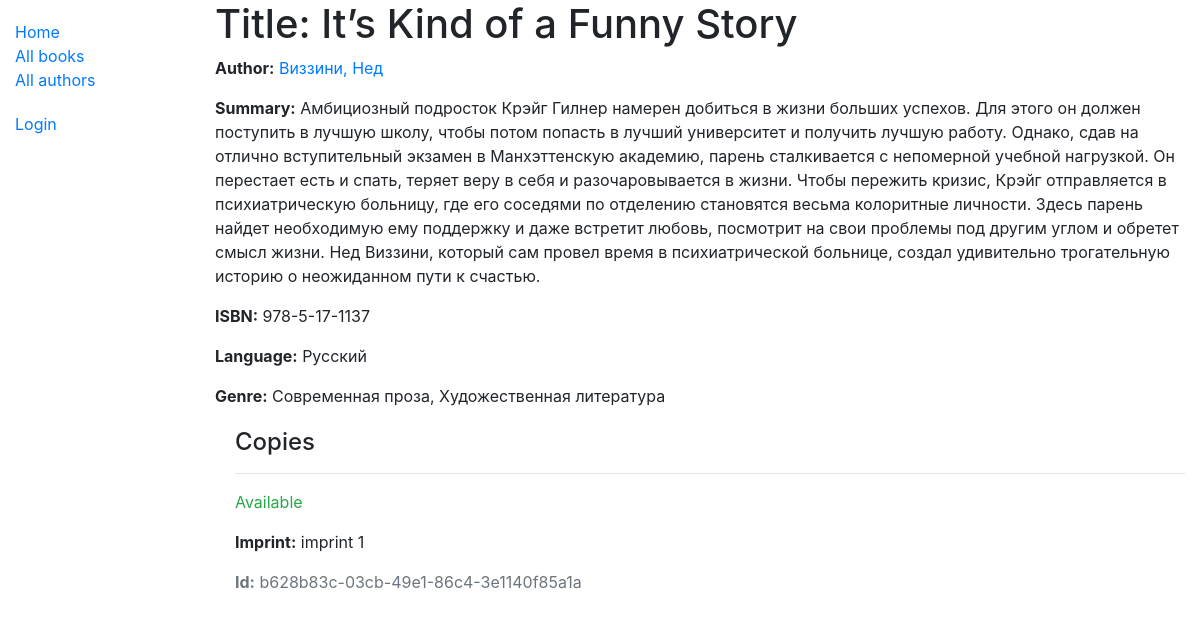
/catalog/book/1, run on the app's committed database.
### catalog/models.py (models this page shows, shortened)
class Book(models.Model):
    title = models.CharField(max_length=200)
    author = models.ForeignKey('Author', on_delete=models.SET_NULL, null=True)
    summary = models.TextField(max_length=1000, help_text='Enter a brief description of the book')
    isbn = models.CharField('ISBN', max_length=13, help_text='13 Character <a href="https://www.isbn-international.org/content/what-isbn">ISBN number</a>')
    genre = models.ManyToManyField(Genre, help_text='Select a genre for this book')
    language = models.ForeignKey('Language', on_delete=models.SET_NULL, null=True)
    def display_genre(self):
        """Create a string for the Genre. This is required to display genre in Admin."""
        return ', '.join(genre.name for genre in self.genre.all()[:3])
    display_genre.short_description = 'Genre'

class Author(models.Model):
    first_name = models.CharField(max_length=100)
    last_name = models.CharField(max_length=100)
    date_of_birth = models.DateField(null=True, blank=True)
    date_of_death = models.DateField('Died', null=True, blank=True)
    class Meta:
        ordering = ['last_name', 'first_name']
    def __str__(self):
        return f'{self.last_name}, {self.first_name} '

class Language(models.Model):
    name = models.CharField(max_length=100)
    def __str__(self):
        return self.name
    class Meta:
        ordering = ['name']

class Genre(models.Model):
    name = models.CharField(max_length=200, help_text='Enter a book genre (e.g. Science Fiction)')
    def __str__(self):
        return self.name

class BookInstance(models.Model):
    id = models.UUIDField(primary_key=True, default=uuid.uuid4, help_text='Unique ID for this particular book across whole library')
    book = models.ForeignKey('Book', on_delete=models.SET_NULL, null=True)
    imprint = models.CharField(max_length=200)
    due_back = models.DateField(null=True, blank=True)
    borrower = models.ForeignKey(User, on_delete=models.SET_NULL, null=True,
                                 blank=True)
    LOAN_STATUS = (
        ('m', 'Maintenance'),
        ('o', 'On loan'),
        ('a', 'Available'),
        ('r', 'Reserved'),
    )
    status = models.CharField(
        max_length=1,
        choices=LOAN_STATUS,
        blank=True,
        default='m',
        help_text='Book availability',
    )
    class Meta:
        ordering = ['due_back']
        permissions = (("can_mark_returned", "Set book as returned"),)

### catalog/views.py (the view)
# urls.py: path('book/<int:pk>', views.BookDetailView.as_view(), name='book-detail'),
class BookDetailView(generic.DetailView):
	model = Book

### catalog/templates/catalog/book_detail.html (shortened to what this page needs)
{% extends "base_generic.html" %}
{% block content %}
  <h1>Title: {{ book.title }}</h1>
  <p><strong>Author:</strong> <a href="">{{ book.author }}</a></p>
  <p><strong>Summary:</strong> {{ book.summary }}</p>
  <p><strong>ISBN:</strong> {{ book.isbn }}</p>
  <p><strong>Language:</strong> {{ book.language }}</p>
  <p><strong>Genre:</strong> {{ book.genre.all|join:", " }}</p>
  <div style="margin-left:20px;margin-top:20px">
    <h4>Copies</h4>
    {% for copy in book.bookinstance_set.all %}
      <hr>
      <p class="{% if copy.status == 'a' %}text-success{% elif copy.status == 'm' %}text-danger{% else %}text-warning{% endif %}">
        {{ copy.get_status_display }}
      </p>
      <p><strong>Imprint:</strong> {{ copy.imprint }}</p>
      <p class="text-muted"><strong>Id:</strong> {{ copy.id }}</p>
    {% endfor %}
  </div>
{% endblock %}

### data on the page
Book: title "It’s Kind of a Funny Story", author "Виззини, Нед", summary "Амбициозный подросток Крэйг Гилнер намерен добиться в жизни больших успехов. Для этого он должен поступить в лучшую школу, чтобы потом попасть в лучший университет и получить лучшую работу. Однако, сдав на отлично вступительный экзамен в Манхэттенскую академию, парень сталкивается с непомерной учебной нагрузкой. Он перестает есть и спать, теряет веру в себя и разочаровывается в жизни. Чтобы пережить кризис, Крэйг отправляется в психиатрическую больницу, где его соседями по отделению становятся весьма колоритные личности. Здесь парень найдет необходимую ему поддержку и даже встретит любовь, посмотрит на свои проблемы под другим углом и обретет смысл жизни. Нед Виззини, который сам провел…", isbn "978-5-17-1137", language "Русский", genre.all "Современная проза, Художественная литература"
BookInstance: status "Available", imprint "imprint 1", id "b628b83c-03cb-49e1-86c4-3e1140f85a1a"
